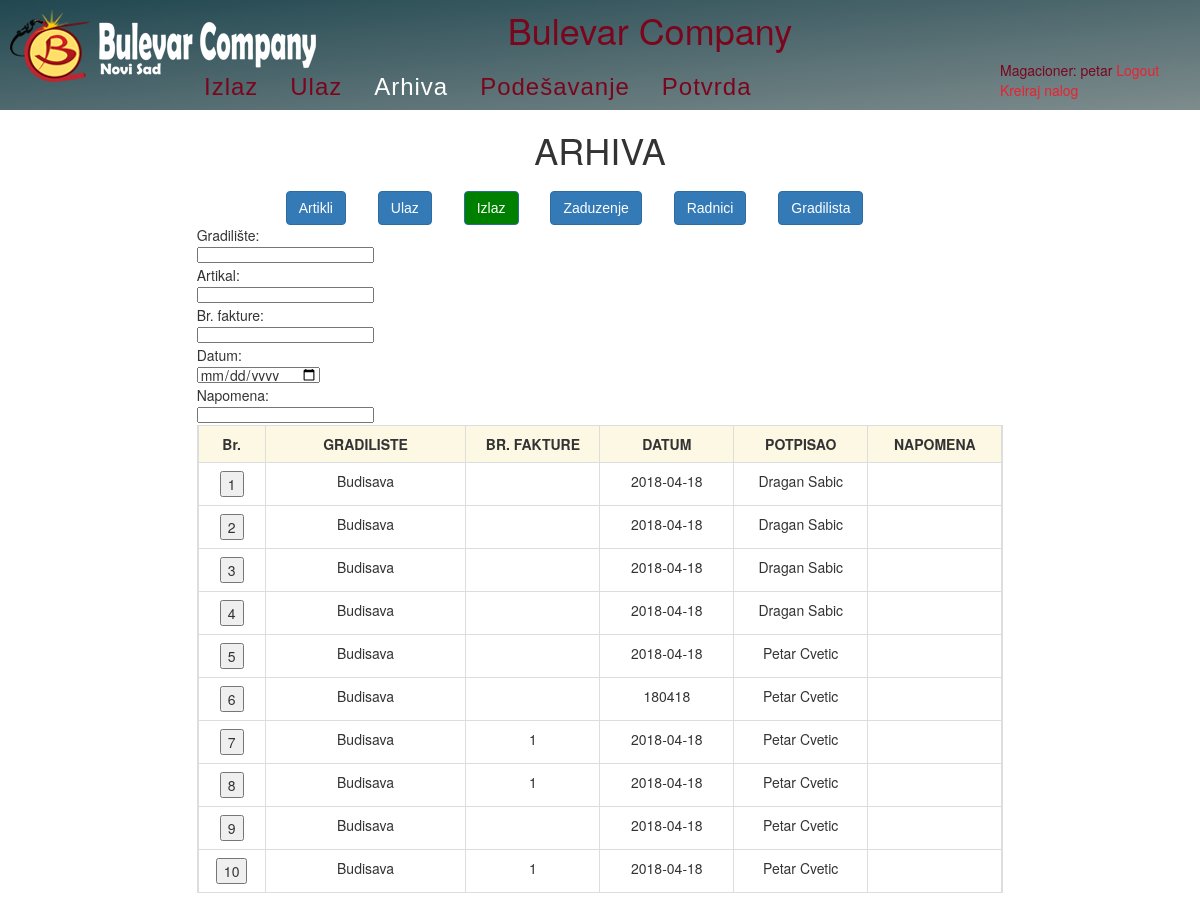
/kategorija_izlaz.php (signed in), run on the app's committed database.
### tables this page shows
CREATE TABLE `korisnici` (
  `id_korisnika` int(11) NOT NULL,
  `korisnik` varchar(100) NOT NULL,
  `adresa` varchar(100) NOT NULL,
  `mesto` varchar(50) NOT NULL,
  `maticni_broj` varchar(50) NOT NULL,
  `pib` varchar(50) NOT NULL,
  `sifra_delatnosti` varchar(50) NOT NULL,
  `telefon` varchar(26) NOT NULL,
  `fax` varchar(26) NOT NULL,
  `tekuci_racun` varchar(50) NOT NULL,
  `banka` varchar(50) NOT NULL,
  `logo` varchar(100) NOT NULL,
  `dodatak_broju` varchar(30) NOT NULL,
  `status` enum('0','1','2','3','4','5') NOT NULL DEFAULT '1'
);

CREATE TABLE `izlaz` (
  `id_izlaza` int(11) NOT NULL,
  `id_korisnika` int(11) NOT NULL,
  `datum` varchar(18) NOT NULL,
  `br_fakture` varchar(70) NOT NULL,
  `id_gradilista` int(11) NOT NULL,
  `id_radnika` varchar(50) NOT NULL,
  `artikli_kolicina_cena` varchar(200) NOT NULL,
  `id_member` int(11) NOT NULL,
  `datum_unosa` datetime NOT NULL DEFAULT CURRENT_TIMESTAMP,
  `status` enum('0','1','2','3') NOT NULL DEFAULT '1'
);

CREATE TABLE `gradiliste` (
  `id_gradilista` int(11) NOT NULL,
  `id_korisnika` int(11) NOT NULL,
  `naziv_gradiliste` varchar(70) NOT NULL,
  `status` enum('0','1','2','3') NOT NULL DEFAULT '1'
);

CREATE TABLE `radnici` (
  `id_radnika` int(11) NOT NULL,
  `id_korisnika` int(11) NOT NULL,
  `ime` varchar(50) NOT NULL,
  `telefon` varchar(50) NOT NULL,
  `radno_mesto` varchar(50) NOT NULL,
  `zaduzenje` varchar(200) NOT NULL,
  `status` enum('0','1','2','3') NOT NULL DEFAULT '1'
);

### classes/Database.php (called while the page is built, shortened)
<?php
class Database{
	private $host	= 'mysql687.loopia.se';
	private $user	= 'pepa@p43530';
	private $pass	= 'pepa9917';
	private $dbname	= 'petarcvetic_com_db_3';
	private $dbh;
	private $stmt;
	public function __construct(){
		$dsn = 'mysql:host='. $this->host . ';dbname='. $this->dbname;
		$options = array(
			PDO::ATTR_PERSISTENT		=> true,
			PDO::ATTR_ERRMODE		=> PDO::ERRMODE_EXCEPTION
		);
		try {
			$this->dbh = new PDO($dsn, $this->user, $this->pass, $options);
		} catch(PDOEception $e){
			$this->error = $e->getMessage();
		}
	}
	public function query($query){
		$this->stmt = $this->dbh->prepare($query);
	}
	public function execute(){
		return $this->stmt->execute();
	}
	public function resultset(){
		$this->execute();
		return $this->stmt->fetchAll(PDO::FETCH_ASSOC);
	}
	public function resultsetAssoc(){
		$this->execute();
		return $this->stmt->fetch(PDO::FETCH_ASSOC);
	}
}

### includes/config.php (called while the page is built, shortened)
<?php
try {
	$db = new PDO("mysql:host=".DBHOST.";dbname=".DBNAME, DBUSER, DBPASS);
	$db->setAttribute(PDO::ATTR_ERRMODE, PDO::ERRMODE_EXCEPTION);
} catch(PDOException $e) {
    echo '<p class="bg-danger">'.$e->getMessage().'</p>';
    exit;
}
include('classes/user.php');
$user = new User($db);
?>

### classes/user.php (called while the page is built, shortened)
<?php
class User extends Password{
	public function is_logged_in(){
		if(isset($_SESSION['loggedin']) && $_SESSION['loggedin'] == true){
			return true;
		}
	}
}
?>

### kategorija_izlaz.php (the view, shortened to what this page needs)
<?php
require('arhiva.php');
$database->query("SELECT * FROM gradiliste WHERE id_korisnika='$id_korisnika'");
$database->query("SELECT * FROM artikli WHERE id_korisnika='$id_korisnika'");
$database->query("SELECT * FROM izlaz ORDER BY id_izlaza DESC");
$rows_izlaz = $database->resultset();
?>
			<div class="col-xs-12 col-sm-3 col-md-3">
				Gradilište:<br>
				<input type="text" onblur="ajax_filter('izlaz','id_gradilista', this)" list="id_gradilista">
				<br>Artikal:<br>
				<input type="text" onblur="ajax_filter('izlaz','artikal', this)" list="artikal">
				<br>Br. fakture:<br>
				<input type="text" onblur="ajax_filter('izlaz','br_fakture', this)">
				<br>Datum:<br>
				<input type="date" onblur="ajax_filter('izlaz','datum', this)">
				<br>Napomena:<br>
				<input type="text" onblur="ajax_filter('izlaz','napomena', this)">
			</div>
			<div class="col-xs-12 col-sm-12 col-md-12">
				<table class="table table-bordered text-center" id="tabela">
					<tr class="row warning" id="tr">
						<td class="col col-lg-1"><b>Br.</b></td>
						<td class="col col-lg-3"><b>GRADILISTE</b></td>
						<td class="col col-lg-2"><b>BR. FAKTURE</b></td>
						<td class="col col-lg-2"><b>DATUM</b></td>
						<td class="col col-lg-2"><b>POTPISAO</b></td>
						<td class="col col-lg-2"><b>NAPOMENA</b></td>
					</tr>
			<?php
				$i = 1;
				foreach($rows_izlaz as $izlaz){
					$id_gradilista = $izlaz["id_gradilista"];
					$database->query("SELECT * FROM gradiliste WHERE id_korisnika='$id_korisnika' AND id_gradilista='$id_gradilista'");
					$gradiliste = $database->resultsetAssoc();
					$br_fakture = $izlaz["br_fakture"];
					$id_fakture = $izlaz["id_izlaza"];
					$id_radnika = $izlaz["id_radnika"];
					$database->query("SELECT * FROM radnici  WHERE id_korisnika='$id_korisnika' AND id_radnika='$id_radnika'");
					$radnici = $database->resultsetAssoc();
					$radnik = $radnici["ime"];
			?>
					<tr class="row del" >
						<td class="col col-lg-1" id="c5" ><button onclick="ajax_filter('izlaz','id_fakture', '<?php echo $id_fakture; ?>')"><?php echo $i; ?></button>  </td>
						<td class="col col-lg-3" id="c1"><?php echo $gradiliste["naziv_gradiliste"]; ?></td>
						<td class="col col-lg-2" id="c2"><?php echo $br_fakture; ?> </td>
						<td class="col col-lg-2" id="c3"><?php echo $izlaz["datum"]; ?></td>
						<td class="col col-lg-2" id="c4"><?php echo $radnik; ?></td>
						<td class="col col-lg-2" id="c4"><?php echo $izlaz["napomena"]; ?></td>
					</tr>
			<?php
					$i++;
				}
			?>
				</table>
			</div>
		</div>
	</div>
</div>
<?php
require('layout/footer.php');
?>

### layout/header.php (shortened to what this page needs)
<?php
$logo ="";
$memberStatus = 0;
if($user->is_logged_in()){
	$id_korisnika = $_SESSION['id_korisnika'];
	$memberStatus = $_SESSION['status'];
	$database->query("SELECT * FROM korisnici WHERE id_korisnika='$id_korisnika'");
	$rows = $database->resultsetAssoc();
	$korisnik = $rows['korisnik'];
	$logo = $rows["logo"];
}
else{$korisnik = "";}
?>
<!DOCTYPE html>
<html lang="en">
<head>
    <link href="//netdna.bootstrapcdn.com/bootstrap/3.1.0/css/bootstrap.min.css" rel="stylesheet">
	<link href="style/awesomplete.css" type="text/css" rel="stylesheet" />
    <link rel="stylesheet" href="style/main.css">
</head>
<body>
	<div class="header">
		<div class="logo">
			<a href="index.php">
				<img src="<?php echo $logo ?>" alt="logo">
			</a>
		</div>
		<div class="naslov text-center">
			<h1 ><?php echo $korisnik; ?></h1>
		</div>
			<div class="menu">
				<ul class="menulist">
					<?php if($memberStatus > 1){ ?>
					<li><a id="n1" href="index.php">Izlaz</a></li>
					<li><a id="n2" href="ulaz.php">Ulaz</a></li>
					<?php } ?>
					<li><a id="n3" href="kategorija_artikli.php">Arhiva</a></li>
					<li><a id="n4" href="podesavanje.php">Podešavanje</a></li>
					<li><a id="n5" href="odsustvo_vozaca.php">Potvrda</a></li>
				</ul>
			</div>
			<div class="login">
				<?php
				if( $user->is_logged_in() ){
					echo "Magacioner:&nbsp". $_SESSION['username']. " <a href='logout.php'> Logout</a><br>";
					if($_SESSION['status'] >= 3){
							echo "<a href='register.php'>Kreiraj nalog </a> ";
					}
				}
				?>
			</div>
	</div>

### arhiva.php (shortened to what this page needs)
<?php
require('includes/config.php');
require('classes/Database.php');
$database = new Database;
require('layout/header.php');
?>
<div class="container">
	<div class="row">
	    <div class="col-xs-12 col-sm-10 col-md-10 col-sm-offset-1 col-md-offset-1">
			<h1 class="text-center" id="kategorija_naslov"> ARHIVA </h1>
			<div class="menu">
				<ul class="menulist">
					<li><a href="kategorija_artikli"><button class="btn btn-primary select-kat" name="artikli" id="artikli">Artikli</button></a></li>
					<li><a href="kategorija_ulaz"><button class="btn btn-primary select-kat" name="ulaz" id="ulaz">Ulaz</button></a></li>
					<li><a href="kategorija_izlaz"><button class="btn btn-primary select-kat" name="izlaz" id="izlaz">Izlaz</button></a></li>
					<li><a href="kategorija_zaduzenje"><button class="btn btn-primary select-kat" name="zaduzenje" id="zaduzenje">Zaduzenje</button></a></li>
					<li><a href="kategorija_radnici"><button class="btn btn-primary select-kat" name="radnici" id="radnici">Radnici</button></a></li>
					<li><a href="kategorija_gradilista"><button class="btn btn-primary select-kat" name="gradilista" id="gradilista">Gradilista</button></a></li>
				</ul>
			</div>
			<br>

### style/main.css (style rules this page uses)
a { color: #EF1F2F; text-decoration: none; }
.container { width:90%; }
.header { color:#7a061d; height:110px; background: linear-gradient(to bottom right, #214750, #7e8c8d); }
.logo { float:left; width:80px; height:80px; margin:10px; }
.naslov { margin:0; padding:10px 0; }
.naslov h1 { margin:0; padding:0; }
.menu { margin: 10px 0 0 50px; clear: right; float: left; }
.login { float:right; width: 200px; }
.menulist { margin: 0; text-align: left; }
.menulist li { display: inline; list-style-type: none; vertical-align: middle; padding: 0 14px; }
.menu a:link, a:visited { color: #7a061d; font-size: 24px; font-family: 'Raleway', sans-serif; text-decoration: none; transition: 0.5s color; letter-spacing: 1px; }
.row { padding:0 20px 3px 20px; }
input[type=text] { height: 16px; }
input[type=date] { height: 16px; }

### data on the page
korisnici: logo (picture), korisnik "Bulevar Company"
izlaz: id_gradilista.naziv_gradiliste "Budisava", datum "2018-04-18", id_radnika.ime "Dragan Sabic"
izlaz: id_gradilista.naziv_gradiliste "Budisava", datum "2018-04-18", id_radnika.ime "Dragan Sabic"
izlaz: id_gradilista.naziv_gradiliste "Budisava", datum "2018-04-18", id_radnika.ime "Dragan Sabic"
izlaz: id_gradilista.naziv_gradiliste "Budisava", datum "2018-04-18", id_radnika.ime "Dragan Sabic"
izlaz: id_gradilista.naziv_gradiliste "Budisava", datum "2018-04-18", id_radnika.ime "Petar Cvetic"
izlaz: id_gradilista.naziv_gradiliste "Budisava", datum "180418", id_radnika.ime "Petar Cvetic"
izlaz: id_gradilista.naziv_gradiliste "Budisava", br_fakture "1", datum "2018-04-18", id_radnika.ime "Petar Cvetic"
izlaz: id_gradilista.naziv_gradiliste "Budisava", br_fakture "1", datum "2018-04-18", id_radnika.ime "Petar Cvetic"
izlaz: id_gradilista.naziv_gradiliste "Budisava", datum "2018-04-18", id_radnika.ime "Petar Cvetic"
izlaz: id_gradilista.naziv_gradiliste "Budisava", br_fakture "1", datum "2018-04-18", id_radnika.ime "Petar Cvetic"

### other printed values
$_SESSION['username'] "petar"
